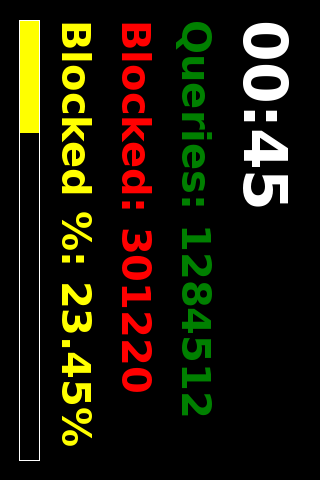

Here is the Python script that generated this plot:
#!/usr/bin/env python3
import time
import sqlite3
from PIL import Image, ImageDraw, ImageFont
from datetime import datetime

# --- CONFIGURATION ---
FB_DEV = "/dev/fb1"     # Framebuffer device
WIDTH = 480             # LCD width (before rotation)
HEIGHT = 320            # LCD height (before rotation)
DB_PATH = "/etc/pihole/pihole-FTL.db"
UPDATE_INTERVAL = 5     # seconds

# --- FONTS ---
font_clock = ImageFont.truetype("/usr/share/fonts/truetype/dejavu/DejaVuSans-Bold.ttf", 60)
font_stat  = ImageFont.truetype("/usr/share/fonts/truetype/dejavu/DejaVuSans-Bold.ttf", 40)

# --- UTILITY FUNCTION: draw left-aligned text ---
def draw_text_left(draw, text, y, font, color, x=20):
    draw.text((x, y), text, fill=color, font=font)

# --- GET PI-HOLE STATS ---
def get_stats():
    try:
        conn = sqlite3.connect(DB_PATH)
        cursor = conn.cursor()

        # Read counters table
        cursor.execute("SELECT id, value FROM counters;")
        rows = cursor.fetchall()
        conn.close()

        stats = {"queries": 0, "blocked": 0}
        for id, value in rows:
            if id == 0:
                stats["queries"] = value       # total queries today
            elif id == 1:
                stats["blocked"] = value       # blocked today

        stats["percent"] = (stats["blocked"] / stats["queries"] * 100) if stats["queries"] > 0 else 0
        return stats
    except Exception:
        return None

# --- DRAW THE DASHBOARD ---
def draw_screen(stats):
    # Create image in normal orientation first
    img = Image.new("RGB", (WIDTH, HEIGHT), "black")
    draw = ImageDraw.Draw(img)

    # Clock (HH:MM)
    now = datetime.now().strftime("%H:%M")
    draw_text_left(draw, now, 20, font_clock, "white")

    # Stats start below clock
    y_start = 100
    line_spacing = 60

    if stats:
        draw_text_left(draw, f"Queries: {stats['queries']}", y_start, font_stat, "green")
        draw_text_left(draw, f"Blocked: {stats['blocked']}", y_start + line_spacing, font_stat, "red")
        draw_text_left(draw, f"Blocked %: {stats['percent']:.2f}%", y_start + 2*line_spacing, font_stat, "yellow")

        # Percentage bar at bottom
        bar_height = 20
        bar_y = HEIGHT - 40
        bar_width = int(WIDTH * stats['percent'] / 100)
        draw.rectangle((20, bar_y, 20 + bar_width, bar_y + bar_height), fill="yellow")
        draw.rectangle((20, bar_y, WIDTH-20, bar_y + bar_height), outline="white")
    else:
        draw_text_left(draw, "DB Read Error", HEIGHT//2, font_stat, "red")

    # --- ROTATE 90° CLOCKWISE to correct 270° physical rotation ---
    img = img.rotate(-90, expand=True)

    return img

# --- WRITE IMAGE TO FRAMEBUFFER ---
from PIL import ImageChops

# RGB565 split into its high and low byte, per channel (lookup tables)
_R_HI = [v & 0xF8 for v in range(256)]
_G_HI = [v >> 5 for v in range(256)]
_G_LO = [(v & 0x1C) << 3 for v in range(256)]
_B_LO = [v >> 3 for v in range(256)]
FB_REFRESH = 60          # rewrite an unchanged frame at least this often (seconds)
_last_frame, _last_write = None, 0.0

def write_fb(img):
    """Send img to the framebuffer as little-endian RGB565 in a single write.
    Unchanged frames are skipped (but rewritten every FB_REFRESH seconds)."""
    global _last_frame, _last_write
    r, g, b = img.convert("RGB").split()
    hi = ImageChops.add(r.point(_R_HI), g.point(_G_HI))
    lo = ImageChops.add(g.point(_G_LO), b.point(_B_LO))
    frame = Image.merge("LA", (lo, hi)).tobytes()
    if frame == _last_frame and time.time() - _last_write < FB_REFRESH:
        return
    with open(FB_DEV, "wb") as f:
        f.write(frame)
    _last_frame, _last_write = frame, time.time()

# --- CPU SAVING ---
# Pi-hole numbers change slowly: query the database at most every STATS_TTL
# seconds and reuse the result for the frames in between.
STATS_TTL = 30

def _every(seconds, fn):
    cache = {"t": 0.0, "v": None}
    def wrapper(*args):
        if cache["v"] is None or time.time() - cache["t"] >= seconds:
            cache["v"], cache["t"] = fn(*args), time.time()
        return cache["v"]
    return wrapper

get_stats = _every(STATS_TTL, get_stats)

# --- MAIN LOOP ---
while True:
    stats = get_stats()
    img = draw_screen(stats)
    write_fb(img)
    time.sleep(UPDATE_INTERVAL)
